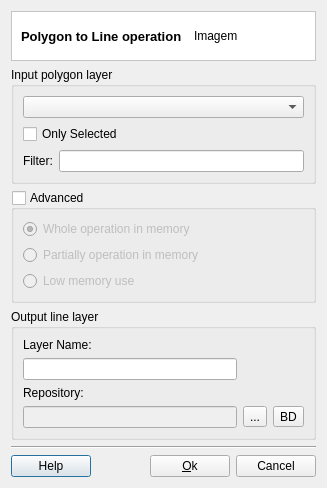
<?xml version="1.0" encoding="UTF-8"?>
<ui version="4.0">
 <class>PolygonToLineDialogForm</class>
 <widget class="QDialog" name="PolygonToLineDialogForm">
  <property name="geometry">
   <rect>
    <x>0</x>
    <y>0</y>
    <width>327</width>
    <height>447</height>
   </rect>
  </property>
  <property name="windowTitle">
   <string>Polygon to Line Operation</string>
  </property>
  <layout class="QGridLayout" name="gridLayout_8">
   <item row="0" column="0">
    <layout class="QGridLayout" name="gridLayout_7">
     <item row="0" column="0">
      <widget class="QFrame" name="frame_2">
       <property name="styleSheet">
        <string notr="true">QWidget { background: white }</string>
       </property>
       <property name="frameShape">
        <enum>QFrame::StyledPanel</enum>
       </property>
       <property name="frameShadow">
        <enum>QFrame::Sunken</enum>
       </property>
       <layout class="QGridLayout" name="gridLayout" columnstretch="1,0">
        <property name="topMargin">
         <number>0</number>
        </property>
        <property name="bottomMargin">
         <number>0</number>
        </property>
        <property name="horizontalSpacing">
         <number>9</number>
        </property>
        <item row="0" column="0">
         <widget class="QLabel" name="m_datasourceTypeTitleLabel">
          <property name="font">
           <font>
            <pointsize>10</pointsize>
            <weight>75</weight>
            <bold>true</bold>
           </font>
          </property>
          <property name="text">
           <string>Polygon to Line operation</string>
          </property>
         </widget>
        </item>
        <item row="0" column="1">
         <widget class="QLabel" name="m_imgLabel">
          <property name="minimumSize">
           <size>
            <width>112</width>
            <height>48</height>
           </size>
          </property>
          <property name="maximumSize">
           <size>
            <width>48</width>
            <height>48</height>
           </size>
          </property>
          <property name="text">
           <string>Imagem</string>
          </property>
         </widget>
        </item>
       </layout>
      </widget>
     </item>
     <item row="1" column="0">
      <layout class="QGridLayout" name="gridLayout_6">
       <item row="0" column="0">
        <widget class="QGroupBox" name="groupBox">
         <property name="title">
          <string>Input polygon layer</string>
         </property>
         <layout class="QGridLayout" name="gridLayout_5">
          <item row="0" column="0">
           <widget class="QComboBox" name="m_layersComboBox"/>
          </item>
          <item row="1" column="0">
           <widget class="QCheckBox" name="m_onlySelectedCheckBox">
            <property name="text">
             <string>Only Selected</string>
            </property>
           </widget>
          </item>
          <item row="2" column="0">
           <layout class="QGridLayout" name="gridLayout_4">
            <item row="0" column="0">
             <widget class="QLabel" name="label_6">
              <property name="text">
               <string>Filter:</string>
              </property>
             </widget>
            </item>
            <item row="0" column="1">
             <widget class="QLineEdit" name="m_filterLineEdit"/>
            </item>
           </layout>
          </item>
         </layout>
        </widget>
       </item>
       <item row="1" column="0">
        <widget class="QGroupBox" name="m_advancedOptionsGroupBox">
         <property name="sizePolicy">
          <sizepolicy hsizetype="MinimumExpanding" vsizetype="Preferred">
           <horstretch>0</horstretch>
           <verstretch>0</verstretch>
          </sizepolicy>
         </property>
         <property name="title">
          <string>Advanced</string>
         </property>
         <property name="flat">
          <bool>false</bool>
         </property>
         <property name="checkable">
          <bool>true</bool>
         </property>
         <property name="checked">
          <bool>false</bool>
         </property>
         <layout class="QVBoxLayout" name="verticalLayout">
          <item>
           <widget class="QRadioButton" name="m_wholeMemRadioButton">
            <property name="toolTip">
             <string>operation with all layers in memory</string>
            </property>
            <property name="text">
             <string>Whole operation in memory</string>
            </property>
            <property name="checked">
             <bool>true</bool>
            </property>
           </widget>
          </item>
          <item>
           <widget class="QRadioButton" name="m_partiallyMemRadioButton">
            <property name="toolTip">
             <string>operation with only one layer in memory</string>
            </property>
            <property name="text">
             <string>Partially operation in memory</string>
            </property>
           </widget>
          </item>
          <item>
           <widget class="QRadioButton" name="m_lowMemRadioButton">
            <property name="toolTip">
             <string>operation without memory use</string>
            </property>
            <property name="text">
             <string>Low memory use</string>
            </property>
           </widget>
          </item>
         </layout>
        </widget>
       </item>
       <item row="2" column="0">
        <widget class="QGroupBox" name="m_outputGroupBox">
         <property name="sizePolicy">
          <sizepolicy hsizetype="Preferred" vsizetype="Preferred">
           <horstretch>0</horstretch>
           <verstretch>0</verstretch>
          </sizepolicy>
         </property>
         <property name="title">
          <string>Output line layer</string>
         </property>
         <layout class="QGridLayout" name="gridLayout_3">
          <item row="1" column="0">
           <widget class="QLineEdit" name="m_newLayerNameLineEdit"/>
          </item>
          <item row="3" column="2">
           <widget class="QToolButton" name="m_targetDatasourceToolButton">
            <property name="minimumSize">
             <size>
              <width>0</width>
              <height>0</height>
             </size>
            </property>
            <property name="text">
             <string>BD</string>
            </property>
           </widget>
          </item>
          <item row="2" column="0">
           <widget class="QLabel" name="label_4">
            <property name="text">
             <string>Repository:</string>
            </property>
           </widget>
          </item>
          <item row="3" column="1">
           <widget class="QToolButton" name="m_targetFileToolButton">
            <property name="minimumSize">
             <size>
              <width>0</width>
              <height>0</height>
             </size>
            </property>
            <property name="text">
             <string>...</string>
            </property>
           </widget>
          </item>
          <item row="3" column="0">
           <widget class="QLineEdit" name="m_repositoryLineEdit">
            <property name="enabled">
             <bool>false</bool>
            </property>
           </widget>
          </item>
          <item row="0" column="0">
           <widget class="QLabel" name="label_3">
            <property name="text">
             <string>Layer Name:</string>
            </property>
           </widget>
          </item>
         </layout>
        </widget>
       </item>
      </layout>
     </item>
     <item row="2" column="0">
      <widget class="Line" name="line_2">
       <property name="orientation">
        <enum>Qt::Horizontal</enum>
       </property>
      </widget>
     </item>
     <item row="3" column="0">
      <layout class="QGridLayout" name="gridLayout_2">
       <item row="0" column="0">
        <widget class="QPushButton" name="m_helpPushButton">
         <property name="text">
          <string>Help</string>
         </property>
        </widget>
       </item>
       <item row="0" column="1">
        <spacer name="horizontalSpacer">
         <property name="orientation">
          <enum>Qt::Horizontal</enum>
         </property>
         <property name="sizeHint" stdset="0">
          <size>
           <width>40</width>
           <height>20</height>
          </size>
         </property>
        </spacer>
       </item>
       <item row="0" column="2">
        <widget class="QPushButton" name="m_okPushButton">
         <property name="text">
          <string>&amp;Ok</string>
         </property>
        </widget>
       </item>
       <item row="0" column="3">
        <widget class="QPushButton" name="m_cancelPushButton">
         <property name="text">
          <string>Cancel</string>
         </property>
        </widget>
       </item>
      </layout>
     </item>
    </layout>
   </item>
  </layout>
 </widget>
 <resources/>
 <connections/>
</ui>
